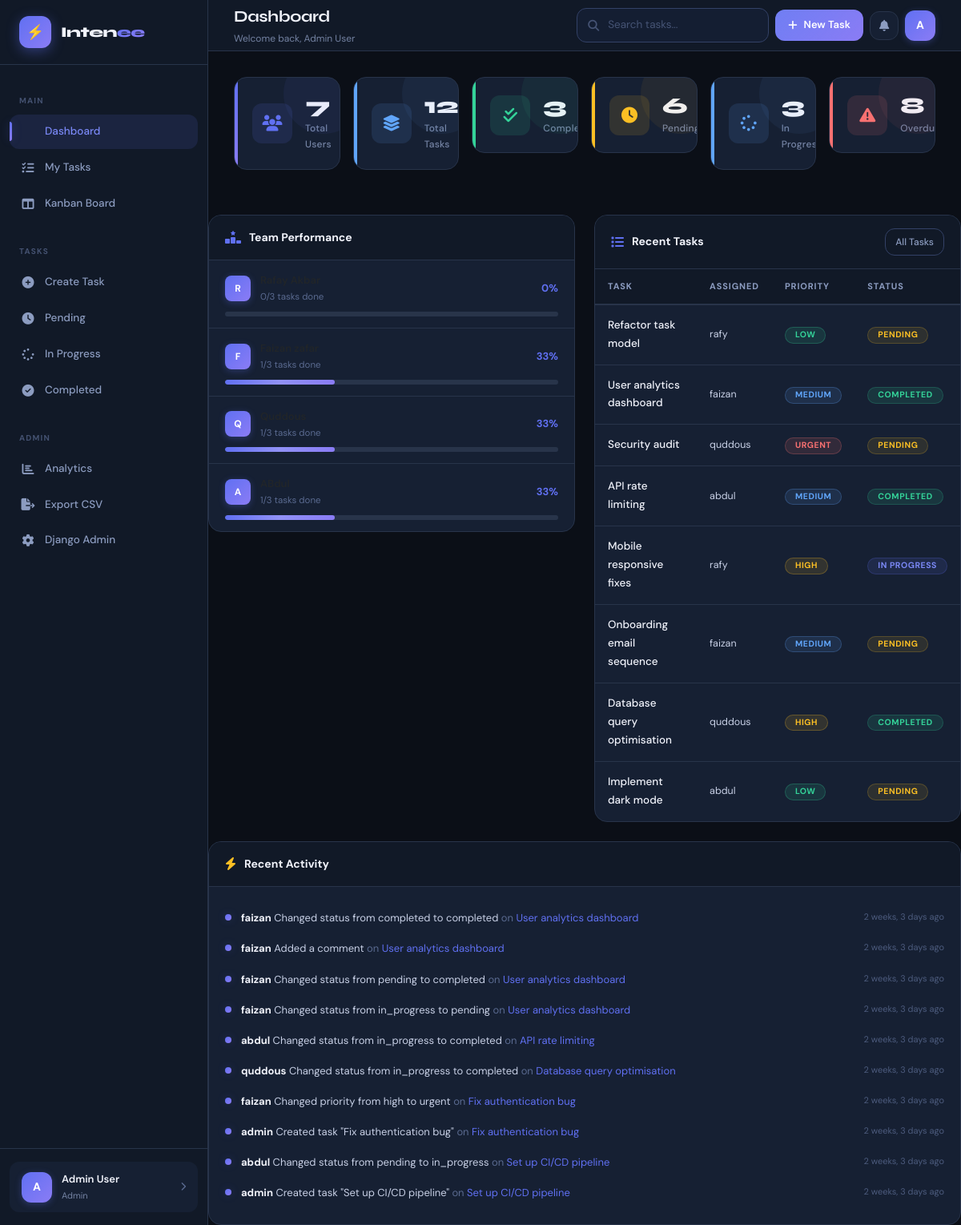
Page /dashboard/ (signed in) on the committed database.
### accounts/models.py (models this page shows, shortened)
class User(AbstractUser):
    ROLE_CHOICES = [
        ('admin', 'Admin'),
        ('employee', 'Employee'),
    ]
    full_name = models.CharField(max_length=150, blank=True)
    role = models.CharField(max_length=20, choices=ROLE_CHOICES, default='employee')
    profile_picture = models.ImageField(upload_to='profiles/', blank=True, null=True)
    bio = models.TextField(blank=True)
    phone = models.CharField(max_length=20, blank=True)
    created_at = models.DateTimeField(auto_now_add=True)
    updated_at = models.DateTimeField(auto_now=True)
    is_active = models.BooleanField(default=True)
    def get_full_name(self):
        return self.full_name or f"{self.first_name} {self.last_name}".strip() or self.username
    @property
    def is_admin_user(self):
        return self.role == 'admin'
    class Meta:
        ordering = ['-created_at']

### tasks/models.py (models this page shows, shortened)
class Task(models.Model):
    PRIORITY_CHOICES = [
        ('low', 'Low'),
        ('medium', 'Medium'),
        ('high', 'High'),
        ('urgent', 'Urgent'),
    ]
    STATUS_CHOICES = [
        ('pending', 'Pending'),
        ('in_progress', 'In Progress'),
        ('completed', 'Completed'),
        ('cancelled', 'Cancelled'),
    ]
    title = models.CharField(max_length=200)
    description = models.TextField(blank=True)
    assigned_to = models.ForeignKey(User, on_delete=models.SET_NULL, null=True, blank=True, related_name='assigned_tasks')
    created_by = models.ForeignKey(User, on_delete=models.CASCADE, related_name='created_tasks')
    priority = models.CharField(max_length=10, choices=PRIORITY_CHOICES, default='medium')
    status = models.CharField(max_length=15, choices=STATUS_CHOICES, default='pending')
    deadline = models.DateTimeField(null=True, blank=True)
    attachment = models.FileField(upload_to='task_attachments/', blank=True, null=True)
    tags = models.ManyToManyField(Tag, blank=True)
    notes = models.TextField(blank=True)
    created_at = models.DateTimeField(auto_now_add=True)
    updated_at = models.DateTimeField(auto_now=True)
    completed_at = models.DateTimeField(null=True, blank=True)
    class Meta:
        ordering = ['-created_at']
    @property
    def is_overdue(self):
        if self.deadline and self.status not in ['completed', 'cancelled']:
            return timezone.now() > self.deadline
        return False

class ActivityLog(models.Model):
    task = models.ForeignKey(Task, on_delete=models.CASCADE, related_name='activity_logs')
    user = models.ForeignKey(User, on_delete=models.CASCADE)
    action = models.CharField(max_length=200)
    created_at = models.DateTimeField(auto_now_add=True)
    class Meta:
        ordering = ['-created_at']

### dashboard/views.py (the view)
# urls.py: path('', views.index, name='index'),
@login_required
def index(request):
    if request.user.is_admin_user:
        return admin_dashboard(request)
    return employee_dashboard(request)

### templates/dashboard/admin_dashboard.html (shortened to what this page needs)
{% extends 'base.html' %}
{% block content %}
<div class="row g-3 stagger mb-4">
  <div class="col-6 col-md-4 col-lg-2">
    <div class="stat-card accent">
      <div class="stat-icon accent"><i class="fas fa-users"></i></div>
      <div class="stat-content">
        <div class="stat-value">{{ total_users }}</div>
        <div class="stat-label">Total Users</div>
      </div>
    </div>
  </div>
  <div class="col-6 col-md-4 col-lg-2">
    <div class="stat-card info">
      <div class="stat-icon info"><i class="fas fa-layer-group"></i></div>
      <div class="stat-content">
        <div class="stat-value">{{ total_tasks }}</div>
        <div class="stat-label">Total Tasks</div>
      </div>
    </div>
  </div>
  <div class="col-6 col-md-4 col-lg-2">
    <div class="stat-card success">
      <div class="stat-icon success"><i class="fas fa-check-double"></i></div>
      <div class="stat-content">
        <div class="stat-value">{{ completed_tasks }}</div>
        <div class="stat-label">Completed</div>
      </div>
    </div>
  </div>
  <div class="col-6 col-md-4 col-lg-2">
    <div class="stat-card warning">
      <div class="stat-icon warning"><i class="fas fa-clock"></i></div>
      <div class="stat-content">
        <div class="stat-value">{{ pending_tasks }}</div>
        <div class="stat-label">Pending</div>
      </div>
    </div>
  </div>
  <div class="col-6 col-md-4 col-lg-2">
    <div class="stat-card info">
      <div class="stat-icon info"><i class="fas fa-spinner"></i></div>
      <div class="stat-content">
        <div class="stat-value">{{ in_progress_tasks }}</div>
        <div class="stat-label">In Progress</div>
      </div>
    </div>
  </div>
  <div class="col-6 col-md-4 col-lg-2">
    <div class="stat-card danger">
      <div class="stat-icon danger"><i class="fas fa-triangle-exclamation"></i></div>
      <div class="stat-content">
        <div class="stat-value">{{ overdue_tasks }}</div>
        <div class="stat-label">Overdue</div>
      </div>
    </div>
  </div>
</div>
</div>
<div class="row g-4">
  {% if user_stats %}
  <div class="col-lg-6">
    <div class="card">
      <div class="card-header">
        <div class="card-header-title"><i class="fas fa-ranking-star" style="color:var(--accent);"></i> Team Performance</div>
      </div>
      <div class="card-body" style="padding:0;">
        {% for stat in user_stats %}
        <div style="padding:14px 20px;border-bottom:1px solid var(--border);{% if forloop.last %}border-bottom:none;{% endif %}">
          <div style="display:flex;align-items:center;gap:12px;margin-bottom:8px;">
            <div class="user-avatar" style="width:32px;height:32px;border-radius:8px;font-size:12px;">{{ stat.user.get_full_name|first|upper }}</div>
            <div style="flex:1;">
              <div style="font-size:13px;font-weight:600;">{{ stat.user.get_full_name }}</div>
              <div style="font-size:11.5px;color:var(--text-muted);">{{ stat.completed }}/{{ stat.total }} tasks done</div>
            </div>
            <span style="font-size:13px;font-weight:700;color:var(--accent);">
              {% if stat.total > 0 %}{% widthratio stat.completed stat.total 100 %}%{% else %}0%{% endif %}
            </span>
          </div>
          <div class="progress-custom">
            <div class="progress-bar-custom" style="width:{% if stat.total > 0 %}{% widthratio stat.completed stat.total 100 %}%{% else %}0%{% endif %};"></div>
          </div>
        </div>
        {% endfor %}
      </div>
    </div>
  </div>
  {% endif %}
  <div class="col-lg-6">
    <div class="card">
      <div class="card-header">
        <div class="card-header-title"><i class="fas fa-list" style="color:var(--accent);"></i> Recent Tasks</div>
        <a href="{% url 'tasks:list' %}" class="btn-ghost" style="font-size:12px;padding:6px 12px;">All Tasks</a>
      </div>
      <div class="card-body" style="padding:0;">
        {% if recent_tasks %}
        <table class="table-custom">
          <thead><tr><th>Task</th><th>Assigned</th><th>Priority</th><th>Status</th></tr></thead>
          <tbody>
            {% for task in recent_tasks %}
            <tr>
              <td><a href="{% url 'tasks:detail' task.pk %}" style="color:var(--text-primary);text-decoration:none;font-weight:500;">{{ task.title|truncatechars:28 }}</a></td>
              <td style="font-size:12.5px;">{{ task.assigned_to.username|default:'Unassigned' }}</td>
              <td><span class="badge badge-{{ task.priority }}">{{ task.get_priority_display }}</span></td>
              <td><span class="badge badge-{{ task.status|cut:' '|lower }}">{{ task.get_status_display }}</span></td>
            </tr>
            {% endfor %}
          </tbody>
        </table>
        {% else %}
        <div class="empty-state"><i class="fas fa-inbox"></i><h4>No tasks yet</h4></div>
        {% endif %}
      </div>
    </div>
  </div>
  <div class="col-12">
    <div class="card">
      <div class="card-header">
        <div class="card-header-title"><i class="fas fa-bolt" style="color:var(--warning);"></i> Recent Activity</div>
      </div>
      <div class="card-body">
        {% if recent_activity %}
        {% for log in recent_activity %}
        <div class="activity-item">
          <div class="activity-dot"></div>
          <div class="activity-text">
            <strong style="color:var(--text-primary);">{{ log.user.username }}</strong> {{ log.action }}
            <span style="color:var(--text-muted);"> on </span>
            <a href="{% url 'tasks:detail' log.task.pk %}" style="color:var(--accent);text-decoration:none;">{{ log.task.title|truncatechars:30 }}</a>
          </div>
          <div class="activity-time">{{ log.created_at|timesince }} ago</div>
        </div>
        {% endfor %}
        {% else %}
        <div class="empty-state" style="padding:30px;"><i class="fas fa-history"></i><h4>No activity yet</h4></div>
        {% endif %}
      </div>
    </div>
  </div>
</div>
{% endblock %}

### templates/base.html (shortened to what this page needs)
<!DOCTYPE html>
<html lang="en">
<head>
  {% load static %}
  <link rel="stylesheet" href="https://cdnjs.cloudflare.com/ajax/libs/font-awesome/6.5.0/css/all.min.css">
  <link rel="stylesheet" href="https://cdn.jsdelivr.net/npm/bootstrap@5.3.2/dist/css/bootstrap.min.css">
  <link rel="stylesheet" href="{% static 'css/main.css' %}">
</head>
<body>
{% if user.is_authenticated %}
<div class="app-wrapper">
  {% include 'partials/sidebar.html' %}
  <div class="main-content">
    {% include 'partials/topbar.html' %}
    <div class="page-content">
      {% block content %}{% endblock %}
    </div>
  </div>
{% else %}
  {% include 'partials/messages.html' %}
  {% block auth_content %}{% endblock %}
{% endif %}
</body>
</html>

### templates/partials/sidebar.html (shortened to what this page needs)
{% load static %}
<div class="sidebar" id="sidebar">
  <div class="sidebar-logo">
    <div class="logo-icon">⚡</div>
    <div class="logo-text">Inten<span>ee</span></div>
  </div>
  <div style="padding: 16px 0; flex: 1;">
    <div class="sidebar-section-label">Main</div>
    <nav>
      <div class="nav-item">
        <a href="{% url 'dashboard:index' %}" class="nav-link {% if request.resolver_match.app_name == 'dashboard' %}active{% endif %}">
           Dashboard
        </a>
      </div>
      <div class="nav-item">
        <a href="{% url 'tasks:list' %}" class="nav-link {% if request.resolver_match.app_name == 'tasks' and request.resolver_match.url_name == 'list' %}active{% endif %}">
          <i class="fas fa-list-check"></i> My Tasks
        </a>
      </div>
      <div class="nav-item">
        <a href="{% url 'tasks:kanban' %}" class="nav-link {% if request.resolver_match.url_name == 'kanban' %}active{% endif %}">
          <i class="fas fa-columns"></i> Kanban Board
        </a>
      </div>
    </nav>
    <div class="sidebar-section-label" style="margin-top: 8px;">Tasks</div>
    <nav>
      <div class="nav-item">
        <a href="{% url 'tasks:create' %}" class="nav-link {% if request.resolver_match.url_name == 'create' %}active{% endif %}">
          <i class="fas fa-circle-plus"></i> Create Task
        </a>
      </div>
      <div class="nav-item">
        <a href="{% url 'tasks:list' %}?status=pending" class="nav-link">
          <i class="fas fa-clock"></i> Pending
        </a>
      </div>
      <div class="nav-item">
        <a href="{% url 'tasks:list' %}?status=in_progress" class="nav-link">
          <i class="fas fa-spinner"></i> In Progress
        </a>
      </div>
      <div class="nav-item">
        <a href="{% url 'tasks:list' %}?status=completed" class="nav-link">
          <i class="fas fa-check-circle"></i> Completed
        </a>
      </div>
    </nav>
    {% if user.is_admin_user %}
    <div class="sidebar-section-label" style="margin-top: 8px;">Admin</div>
    <nav>
      <div class="nav-item">
        <a href="{% url 'dashboard:admin' %}" class="nav-link">
          <i class="fas fa-chart-bar"></i> Analytics
        </a>
      </div>
      <div class="nav-item">
        <a href="{% url 'tasks:export_csv' %}" class="nav-link">
          <i class="fas fa-file-export"></i> Export CSV
        </a>
      </div>
      <div class="nav-item">
        <a href="/admin/" class="nav-link">
          <i class="fas fa-cog"></i> Django Admin
        </a>
      </div>
    </nav>
    {% endif %}
  </div>
  <div class="sidebar-footer">
    <a href="{% url 'accounts:profile' %}" class="user-card">
      <div class="user-avatar">
        {% if user.profile_picture %}
          <img src="{{ user.profile_picture.url }}" alt="{{ user.username }}">
        {% else %}
          {{ user.get_full_name|first|upper }}
        {% endif %}
      </div>
      <div>
        <div class="user-name">{{ user.get_full_name|truncatechars:20 }}</div>
        <div class="user-role">{{ user.get_role_display }}</div>
      </div>
      <i class="fas fa-chevron-right" style="margin-left: auto; font-size: 11px; color: var(--text-muted);"></i>
    </a>
  </div>
</div>

### templates/partials/topbar.html (shortened to what this page needs)
<div class="topbar">
  <div>
    <div class="topbar-title">{% block topbar_title %}Dashboard{% endblock %}</div>
    <div class="topbar-subtitle">{% block topbar_subtitle %}Welcome back, {{ user.get_full_name }}{% endblock %}</div>
  </div>
  <div class="topbar-right">
    <div class="search-bar d-none d-md-flex">
      <input type="text" class="form-control" placeholder="Search tasks..." id="globalSearch" style="width: 240px;">
    </div>
    <a href="{% url 'tasks:create' %}" class="btn-primary-custom" style="padding: 8px 16px; font-size: 13px;">
      <i class="fas fa-plus"></i> New Task
    </a>
    <div class="dropdown">
      <button class="btn-icon" data-bs-toggle="dropdown">
        <i class="fas fa-bell"></i>
      </button>
    </div>
    <div class="dropdown">
      <div class="user-avatar" style="cursor: pointer;" data-bs-toggle="dropdown">
        {% if user.profile_picture %}
          <img src="{{ user.profile_picture.url }}" alt="{{ user.username }}">
        {% else %}
          {{ user.get_full_name|first|upper }}
        {% endif %}
      </div>
    </div>
  </div>
</div>

### rows in the picture
User: get_full_name|first "A", get_full_name "Admin User", role "Admin"
User: user.get_full_name|first "R", completed "0", total "3"
User: user.get_full_name|first "F", completed "1", total "3", completed "33"
User: user.get_full_name|first "Q", completed "1", total "3", completed "33"
User: user.get_full_name|first "A", completed "1", total "3", completed "33"
Task: title "Refactor task model", assigned_to.username "rafy", priority "LOW", status "PENDING"
Task: title "User analytics dashboard", assigned_to.username "faizan", priority "MEDIUM", status "COMPLETED"
Task: title "Security audit", assigned_to.username "quddous", priority "URGENT", status "PENDING"
Task: title "API rate limiting", assigned_to.username "abdul", priority "MEDIUM", status "COMPLETED"
Task: title "Mobile responsive fixes", assigned_to.username "rafy", priority "HIGH", status "IN PROGRESS"
Task: title "Onboarding email sequence", assigned_to.username "faizan", priority "MEDIUM", status "PENDING"
Task: title "Database query optimisation", assigned_to.username "quddous", priority "HIGH", status "COMPLETED"
Task: title "Implement dark mode", assigned_to.username "abdul", priority "LOW", status "PENDING"
ActivityLog: user.username "faizan", action "Changed status from completed to completed", task "User analytics dashboard", created_at "2 weeks, 3 days"
ActivityLog: user.username "faizan", action "Added a comment", task "User analytics dashboard", created_at "2 weeks, 3 days"
ActivityLog: user.username "faizan", action "Changed status from pending to completed", task "User analytics dashboard", created_at "2 weeks, 3 days"
ActivityLog: user.username "faizan", action "Changed status from in_progress to pending", task "User analytics dashboard", created_at "2 weeks, 3 days"
ActivityLog: user.username "abdul", action "Changed status from in_progress to completed", task "API rate limiting", created_at "2 weeks, 3 days"
ActivityLog: user.username "quddous", action "Changed status from in_progress to completed", task "Database query optimisation", created_at "2 weeks, 3 days"
ActivityLog: user.username "faizan", action "Changed priority from high to urgent", task "Fix authentication bug", created_at "2 weeks, 3 days"
ActivityLog: user.username "admin", action "Created task \"Fix authentication bug\"", task "Fix authentication bug", created_at "2 weeks, 3 days"
ActivityLog: user.username "abdul", action "Changed status from pending to in_progress", task "Set up CI/CD pipeline", created_at "2 weeks, 3 days"
ActivityLog: user.username "admin", action "Created task \"Set up CI/CD pipeline\"", task "Set up CI/CD pipeline", created_at "2 weeks, 3 days"

### other values in the picture
{{ total_users }} "7"
{{ total_tasks }} "12"
{{ completed_tasks }} "3"
{{ pending_tasks }} "6"
{{ in_progress_tasks }} "3"
{{ overdue_tasks }} "8"
